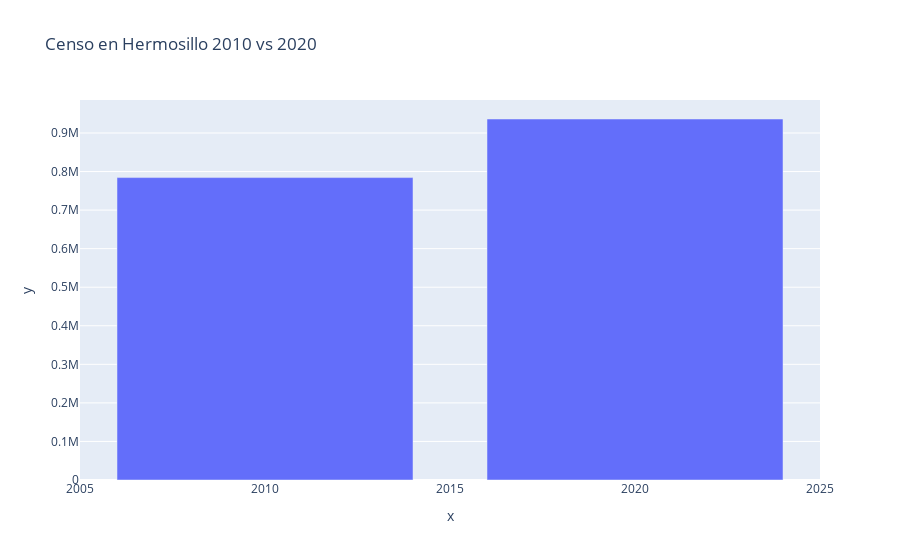

Notebook code for this chart:
### Code cell
import plotly.express as px
x=[2010, 2020]
y=[784342, 936263]
fig = px.bar(maximoCrecimiento, x=x, y=y, title="Censo en Hermosillo 2010 vs 2020")
fig.show()

### Figure 1 — Plotly figure (JSON) as saved in the notebook; plotly's stock layout.template omitted (floating-point values rounded to 4 significant figures)
{"data": [{"alignmentgroup": "True", "hovertemplate": "x=%{x}<br>y=%{y}<extra></extra>", "legendgroup": "", "marker": {"color": "#636efa", "pattern": {"shape": ""}}, "name": "", "offsetgroup": "", "orientation": "v", "showlegend": false, "textposition": "auto", "type": "bar", "x": [2010, 2020], "xaxis": "x", "y": [784342, 936263], "yaxis": "y"}], "layout": {"barmode": "relative", "legend": {"tracegroupgap": 0}, "title": {"text": "Censo en Hermosillo 2010 vs 2020"}, "xaxis": {"anchor": "y", "domain": [0, 1], "title": {"text": "x"}}, "yaxis": {"anchor": "x", "domain": [0, 1], "title": {"text": "y"}}}}
